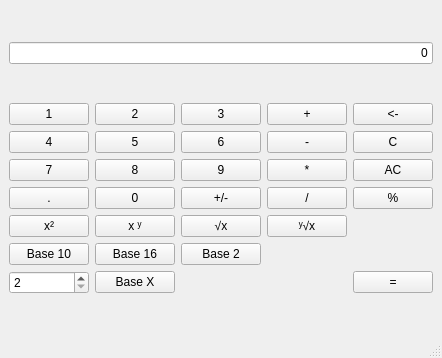
<?xml version="1.0" encoding="UTF-8"?>
<ui version="4.0">
 <class>MainWindow</class>
 <widget class="QMainWindow" name="MainWindow">
  <property name="geometry">
   <rect>
    <x>0</x>
    <y>0</y>
    <width>419</width>
    <height>358</height>
   </rect>
  </property>
  <property name="windowTitle">
   <string>MainWindow</string>
  </property>
  <widget class="QWidget" name="centralwidget">
   <layout class="QVBoxLayout" name="verticalLayout">
    <item>
     <widget class="QLineEdit" name="leAnzeige">
      <property name="text">
       <string>0</string>
      </property>
      <property name="alignment">
       <set>Qt::AlignRight|Qt::AlignTrailing|Qt::AlignVCenter</set>
      </property>
      <property name="readOnly">
       <bool>true</bool>
      </property>
     </widget>
    </item>
    <item>
     <layout class="QGridLayout" name="gridLayout">
      <item row="1" column="2">
       <widget class="QPushButton" name="pbZahl6">
        <property name="text">
         <string>6</string>
        </property>
       </widget>
      </item>
      <item row="2" column="2">
       <widget class="QPushButton" name="pbZahl9">
        <property name="text">
         <string>9</string>
        </property>
       </widget>
      </item>
      <item row="2" column="0">
       <widget class="QPushButton" name="pbZahl7">
        <property name="text">
         <string>7</string>
        </property>
       </widget>
      </item>
      <item row="0" column="2">
       <widget class="QPushButton" name="pbZahl3">
        <property name="text">
         <string>3</string>
        </property>
       </widget>
      </item>
      <item row="6" column="0">
       <widget class="QPushButton" name="pbBase10">
        <property name="text">
         <string>Base 10</string>
        </property>
       </widget>
      </item>
      <item row="0" column="3">
       <widget class="QPushButton" name="pbAddieren">
        <property name="text">
         <string>+</string>
        </property>
       </widget>
      </item>
      <item row="3" column="2">
       <widget class="QPushButton" name="pbInvertieren">
        <property name="text">
         <string>+/-</string>
        </property>
       </widget>
      </item>
      <item row="1" column="3">
       <widget class="QPushButton" name="pbSubtrahieren">
        <property name="text">
         <string>-</string>
        </property>
       </widget>
      </item>
      <item row="6" column="2">
       <widget class="QPushButton" name="pbBase2">
        <property name="text">
         <string>Base 2</string>
        </property>
       </widget>
      </item>
      <item row="0" column="1">
       <widget class="QPushButton" name="pbZahl2">
        <property name="text">
         <string>2</string>
        </property>
       </widget>
      </item>
      <item row="2" column="3">
       <widget class="QPushButton" name="pbMultiplizieren">
        <property name="text">
         <string>*</string>
        </property>
       </widget>
      </item>
      <item row="3" column="1">
       <widget class="QPushButton" name="pbZahl0">
        <property name="text">
         <string>0</string>
        </property>
       </widget>
      </item>
      <item row="6" column="1">
       <widget class="QPushButton" name="pbBase16">
        <property name="text">
         <string>Base 16</string>
        </property>
       </widget>
      </item>
      <item row="3" column="0">
       <widget class="QPushButton" name="pbZahlPunkt">
        <property name="text">
         <string>.</string>
        </property>
       </widget>
      </item>
      <item row="1" column="1">
       <widget class="QPushButton" name="pbZahl5">
        <property name="text">
         <string>5</string>
        </property>
       </widget>
      </item>
      <item row="7" column="1">
       <widget class="QPushButton" name="pbBaseX">
        <property name="text">
         <string>Base X</string>
        </property>
       </widget>
      </item>
      <item row="7" column="0">
       <widget class="QSpinBox" name="sbBaseX">
        <property name="minimum">
         <number>2</number>
        </property>
        <property name="maximum">
         <number>100</number>
        </property>
       </widget>
      </item>
      <item row="1" column="0">
       <widget class="QPushButton" name="pbZahl4">
        <property name="text">
         <string>4</string>
        </property>
       </widget>
      </item>
      <item row="2" column="1">
       <widget class="QPushButton" name="pbZahl8">
        <property name="text">
         <string>8</string>
        </property>
       </widget>
      </item>
      <item row="3" column="3">
       <widget class="QPushButton" name="pbDividieren">
        <property name="text">
         <string>/</string>
        </property>
       </widget>
      </item>
      <item row="0" column="0">
       <widget class="QPushButton" name="pbZahl1">
        <property name="text">
         <string>1</string>
        </property>
       </widget>
      </item>
      <item row="7" column="4">
       <widget class="QPushButton" name="pbGleich">
        <property name="text">
         <string>=</string>
        </property>
       </widget>
      </item>
      <item row="5" column="3">
       <widget class="QPushButton" name="pbRootX">
        <property name="text">
         <string>ʸ√x</string>
        </property>
       </widget>
      </item>
      <item row="5" column="2">
       <widget class="QPushButton" name="pbSquareRoot">
        <property name="text">
         <string>√x</string>
        </property>
       </widget>
      </item>
      <item row="5" column="1">
       <widget class="QPushButton" name="pbPowerX">
        <property name="text">
         <string>x ʸ</string>
        </property>
       </widget>
      </item>
      <item row="5" column="0">
       <widget class="QPushButton" name="pbPower2">
        <property name="text">
         <string>x²</string>
        </property>
       </widget>
      </item>
      <item row="0" column="4">
       <widget class="QPushButton" name="pbBackSpace">
        <property name="text">
         <string>&lt;-</string>
        </property>
       </widget>
      </item>
      <item row="1" column="4">
       <widget class="QPushButton" name="pbClear">
        <property name="text">
         <string>C</string>
        </property>
       </widget>
      </item>
      <item row="2" column="4">
       <widget class="QPushButton" name="pbAllClear">
        <property name="text">
         <string>AC</string>
        </property>
       </widget>
      </item>
      <item row="3" column="4">
       <widget class="QPushButton" name="pbProzent">
        <property name="text">
         <string>%</string>
        </property>
       </widget>
      </item>
     </layout>
    </item>
   </layout>
  </widget>
  <widget class="QStatusBar" name="statusbar"/>
 </widget>
 <resources/>
 <connections/>
</ui>
